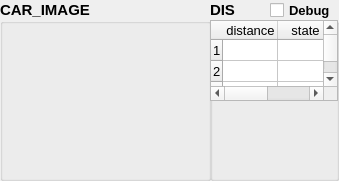
<?xml version="1.0" encoding="UTF-8"?>
<ui version="4.0">
 <class>MainWindow</class>
 <widget class="QMainWindow" name="MainWindow">
  <property name="geometry">
   <rect>
    <x>0</x>
    <y>0</y>
    <width>339</width>
    <height>181</height>
   </rect>
  </property>
  <property name="windowTitle">
   <string>CarDetect</string>
  </property>
  <widget class="QWidget" name="centralwidget">
   <widget class="QGroupBox" name="groupBox">
    <property name="geometry">
     <rect>
      <x>0</x>
      <y>0</y>
      <width>211</width>
      <height>181</height>
     </rect>
    </property>
    <property name="font">
     <font>
      <pointsize>11</pointsize>
      <weight>75</weight>
      <bold>true</bold>
     </font>
    </property>
    <property name="title">
     <string>CAR_IMAGE</string>
    </property>
    <widget class="QLabel" name="car_display">
     <property name="geometry">
      <rect>
       <x>0</x>
       <y>20</y>
       <width>210</width>
       <height>160</height>
      </rect>
     </property>
     <property name="text">
      <string/>
     </property>
    </widget>
   </widget>
   <widget class="QGroupBox" name="groupBox_2">
    <property name="geometry">
     <rect>
      <x>210</x>
      <y>0</y>
      <width>129</width>
      <height>181</height>
     </rect>
    </property>
    <property name="font">
     <font>
      <pointsize>11</pointsize>
      <weight>75</weight>
      <bold>true</bold>
     </font>
    </property>
    <property name="title">
     <string>DIS</string>
    </property>
    <widget class="QTableWidget" name="table_distance">
     <property name="geometry">
      <rect>
       <x>0</x>
       <y>20</y>
       <width>128</width>
       <height>81</height>
      </rect>
     </property>
     <property name="font">
      <font>
       <pointsize>10</pointsize>
       <weight>50</weight>
       <bold>false</bold>
      </font>
     </property>
     <attribute name="horizontalHeaderDefaultSectionSize">
      <number>55</number>
     </attribute>
     <attribute name="verticalHeaderDefaultSectionSize">
      <number>18</number>
     </attribute>
     <attribute name="verticalHeaderMinimumSectionSize">
      <number>21</number>
     </attribute>
     <row>
      <property name="text">
       <string>1</string>
      </property>
     </row>
     <row>
      <property name="text">
       <string>2</string>
      </property>
     </row>
     <row>
      <property name="text">
       <string>3</string>
      </property>
     </row>
     <column>
      <property name="text">
       <string>distance</string>
      </property>
     </column>
     <column>
      <property name="text">
       <string>state</string>
      </property>
     </column>
    </widget>
    <widget class="QCheckBox" name="btn_debug">
     <property name="geometry">
      <rect>
       <x>60</x>
       <y>0</y>
       <width>87</width>
       <height>20</height>
      </rect>
     </property>
     <property name="font">
      <font>
       <pointsize>10</pointsize>
      </font>
     </property>
     <property name="text">
      <string>Debug</string>
     </property>
    </widget>
   </widget>
  </widget>
 </widget>
 <resources/>
 <connections/>
</ui>
